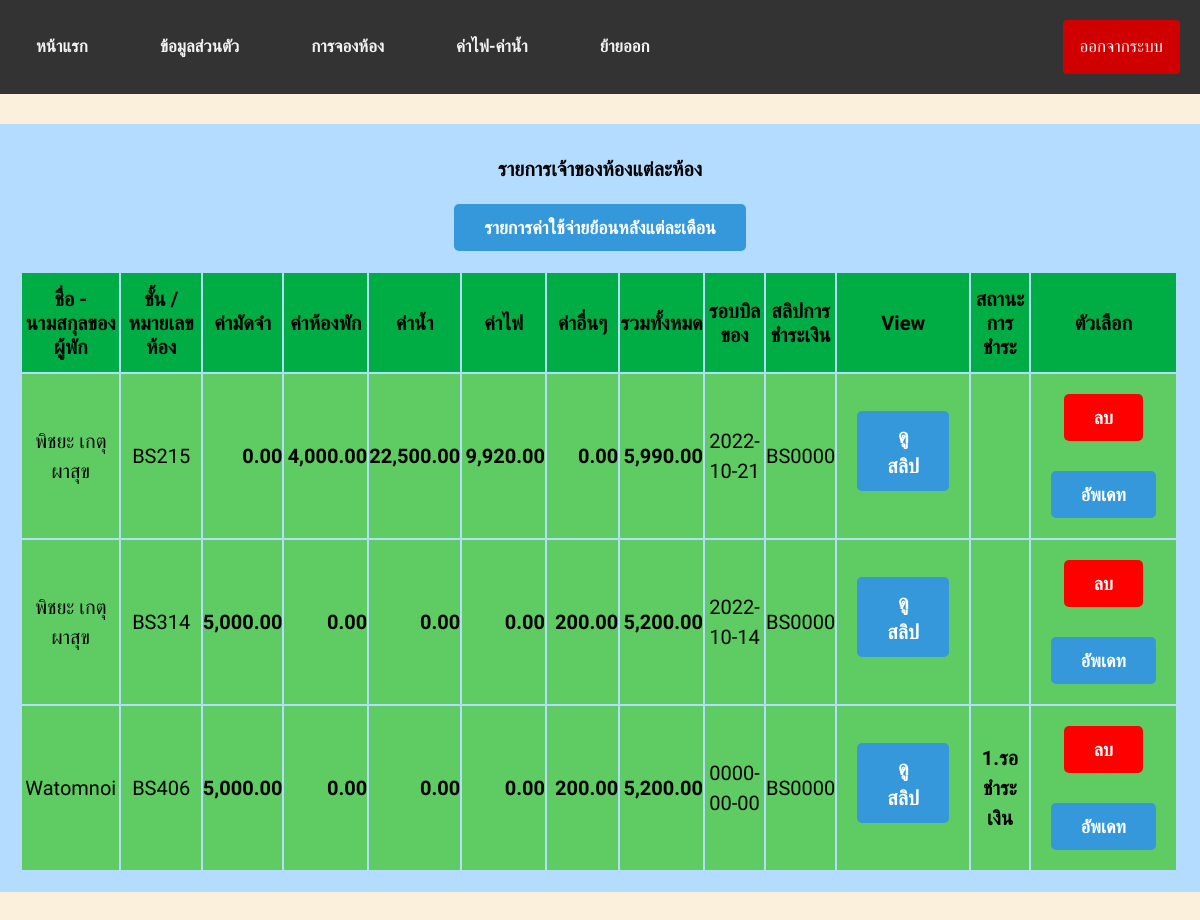
The app's page /cost_byadmin.php (signed in) with its own data.
### tables this page shows
CREATE TABLE `paylist` (
  `id` int(100) NOT NULL,
  `name` varchar(100) NOT NULL,
  `type` varchar(100) NOT NULL,
  `Deposit` varchar(100) NOT NULL,
  `pay_room` varchar(100) NOT NULL,
  `pay_water` varchar(100) NOT NULL,
  `pay_electric` varchar(100) NOT NULL,
  `pay_other` varchar(100) NOT NULL,
  `pay_total` varchar(100) NOT NULL,
  `mdy_round` date NOT NULL,
  `file_slip` varchar(100) NOT NULL,
  `status_pay` varchar(100) NOT NULL,
  `Class` varchar(100) NOT NULL
);

### cost_byadmin.php (the view, shortened to what this page needs)
<!DOCTYPE html>
<html lang="en">
<head>
    <link rel="stylesheet" href="https://cdnjs.cloudflare.com/ajax/libs/font-awesome/6.1.2/css/all.min.css" />
    <link rel="stylesheet" href="style.css">
	<link rel="stylesheet" href="https://use.fontawesome.com/releases/v5.4.1/css/all.css">
</head>
<?php
     include 'config.php';
     $id = $_SESSION['id'];
    $query = "select * from paylist WHERE Class = 'User'";
    $run = mysqli_query($conn,$query);
?>
<body>
<div class="topnav">
  <a href="Admin_info.php">หน้าแรก</a>
  <a href="infouser_admin.php">ข้อมูลส่วนตัว</a>
  <a href="room_type.php">การจองห้อง</a>
  <a href="cost_byadmin.php">ค่าไฟ-ค่าน้ำ</a>
  <a href="info_user_outbydamin.php">ย้ายออก</a>
  <a style="float:right" href="login.php?logout=<?php echo $id; ?>" onclick="return confirm('คุณต้องการออกจากระบบหรือไม่ ?');" class="btnbackid">ออกจากระบบ</a>
</div>
<div class="contentEditbyadmin">
     <h1>รายการเจ้าของห้องแต่ละห้อง</h1>
     <a href="Report_cost_byadmin.php" class="btn">รายการค่าใช้จ่ายย้อนหลังแต่ละเดือน</a>
   <?php
			echo "<table  align='center' width='100%' border ='0' hight>";
			echo "<tr align='center' bgcolor='#00ad45'><td><h1>ชื่อ - นามสกุลของผู้พัก</h1></td><td><h1>ชั้น / หมายเลขห้อง</h1></td><td><h1> ค่ามัดจำ </h1></td><td><h1> ค่าห้องพัก </h1></td><td><h1>ค่าน้ำ</h1></td><td><h1>ค่าไฟ</h1></td><td><h1> ค่าอื่นๆ  </h1></td><td><h1>รวมทั้งหมด</h1></td><td><h1>รอบบิลของ</h1></td><td><h1>สลิปการชำระเงิน</h1></td><td><h1>View</h1></td><td><h1>สถานะการชำระ</h1></td><td><h1>ตัวเลือก</h1></td>";
         if ($num = mysqli_num_rows($run)) {
              while ($result = mysqli_fetch_assoc($run)) {
                   echo "
                        <tr bgcolor='#5ecc62'>
                             <td style='font-size: 20px;'width='10%'><p>".$result['name']."</p></td>
                             <td style='font-size: 20px;' width='10%'><p>".$result['type']."</p></td>
                             <td class='alnright' style='font-size: 20px;'width='6%'><p><b>".number_format($result['Deposit'],2)."</b></p></td>
                             <td class='alnright' style='font-size: 20px;'width='8%'><p><b>".number_format($result['pay_room'],2)."</b></p></td>
                             <td class='alnright' style='font-size: 20px;'width='8%'><p><b>".number_format($result['pay_water'],2)."</b></p></td>
                             <td class='alnright' style='font-size: 20px;'width='8%'><p><b>".number_format($result['pay_electric'],2)."</b></p></td>
                             <td class='alnright' style='font-size: 20px;'width='8%'><p><b>".number_format($result['pay_other'],2)."</b></p></td>
                             <td class='alnright' style='font-size: 20px;'width='8%'><p><b>".number_format($result['pay_total'],2)."</b></p></td>
                             <td style='font-size: 20px;'width='7%'><p>".$result['mdy_round']."</p></td>
                             <td style='font-size: 20px;'><p>".$result['file_slip']."</p></td>
                             <td><a href='Slip_payment_user/".$result['file_slip']."'class='btn'><b><p>ดูสลิป</b></p></a></td>
                             <td style='font-size: 20px;' width='7%'><p><b>".$result['status_pay']."</b></p></td>
                             <td>
                                   <a href='cost_byadmin.php?id=".$result['id']."' class='btndelete'>ลบ</a><br>
                                   <a href='Edit_cost_byadmin.php?id=".$result['id']."' class='btn'>อัพเดท</a>
                              <td>
                        </tr>
                   ";
              }
         }
	?>
     </div>
</body>
</html>

### style.css (style rules this page uses)
* { box-sizing: border-box; }
html, body, h1, h2, h3, h4, h5, h6, p, li, ol, ul, pre { padding: 0; text-align: center; font-family: 'Prompt', sans-serif; }
html, body { min-height: 100%; scroll-behavior: smooth; }
body { background-color: #FAF0DC; font-family: 'Lato', sans-serif; font-size: 62.5%; padding: 0px; box-sizing: border-box; width: 100vw; overflow-x: hidden; position: relative; margin: 0; }
:root { --home-bg-color: #f2f3ee; --menu-bg-color: #cbcbc2; --silde-btn-border: #808080; --slide-btn-hoverbg: #f1fff1; --text-color: #616161; --border-color: #000000; --box-shadow-color: #b5b5ac; }
*, *::before, *::after { padding: 0; box-sizing: border-box; list-style: none; }
body, html { width: 100%; font-size: 10px; font-weight: normal; font-family: sans-serif; }
p { display: inline; font-size: 20px; line-height: 1.5em; font-family: 'IBM Plex Sans Thai', sans-serif; }
a { font-size: 4rem; line-height: 1.5em; word-spacing: 0.5em; font-family: PROMPT ; display:flow-root; font-weight: bold; }
a { text-decoration:none; color:rgb(255, 255, 255); font-weight:bold; margin: 20px; }
a::after { display: inline-block; font-family: fontello; padding: 5px; font-size: 1.6rem; transform: rotate(-90deg); }
:root { --blue:#3498db; --black:#333; --white:#fff; --border:2px solid var(--black); }
.btn { display: inline-block; padding:10px 30px; cursor: pointer; font-size: 18px; color:var(--white); border-radius: 5px; text-transform: capitalize; }
.btn { background-color: var(--blue); margin-top: 10px; }
.btnbackid { font-family: fantasy; background-color: rgb(209, 0, 0); color: rgb(255, 255, 255); text-decoration: none; display: inline-block; padding: 13px 40px; margin-bottom: 0; font-size: 20px; font-weight: normal; line-height: 1.428571429; text-align: center; white-space: nowrap; vertical-align: middle; cursor: pointer; border: 1px solid transparent; border-radius: 4px; -webkit-user-select: none; -moz-user-select: none; -ms-user-select: none; -o-user-select: none; user-select: none; }
.contentEditbyadmin { background-color: #b3dcff; margin: 30px auto; padding: 20px; width: 100%; }
.btndelete { display: inline-block; padding:10px 30px; cursor: pointer; font-size: 18px; color:var(--white); border-radius: 5px; text-transform: capitalize; }
.btndelete { background-color: red; }
.topnav { overflow: hidden; background-color: #333; }
.topnav a { float: left; color: #f2f2f2; text-align: center; padding: 14px 16px; text-decoration: none; font-size: 17px; }
.alnright { text-align: right; }

### records on screen
paylist: name "พิชยะ เกตุผาสุข", type "BS215", Deposit "0.00", pay_room "4,000.00", pay_water "22,500.00", pay_electric "9,920.00", pay_other "0.00", pay_total "5,990.00", mdy_round "2022-10-21", file_slip "BS0000"
paylist: name "พิชยะ เกตุผาสุข", type "BS314", Deposit "5,000.00", pay_room "0.00", pay_water "0.00", pay_electric "0.00", pay_other "200.00", pay_total "5,200.00", mdy_round "2022-10-14", file_slip "BS0000"
paylist: name "Watomnoi", type "BS406", Deposit "5,000.00", pay_room "0.00", pay_water "0.00", pay_electric "0.00", pay_other "200.00", pay_total "5,200.00", mdy_round "0000-00-00", file_slip "BS0000", status_pay "1.รอชำระเงิน"
